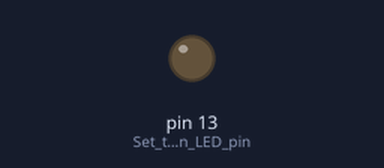
A sketch run on a simulated Arduino Uno, built with avr-gcc and run on an emulated ATmega328P. Shown: output pins drawn as LEDs (lit = HIGH).

Above: at 0.5 s.
At 7.94 s:
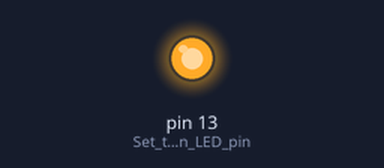
Timing chart, 0 to 8.5 s (numbered marks = the images above):
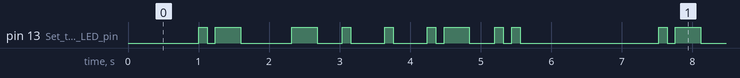

Measured:
- by itself, pin 13 (Set_the_built-in_LED_pin): repeats every 6.5 s: LOW 0.12 s, HIGH 0.36 s, LOW 0.72 s, HIGH 0.36 s, LOW 0.36 s, 2 × (HIGH 0.12 s, LOW 0.48 s), HIGH 0.12 s, LOW 0.12 s, HIGH 0.36 s, LOW 0.36 s, HIGH 0.12 s, LOW 0.12 s, HIGH 0.12 s, LOW 2.0 s, HIGH 0.12 s
- by itself, everything shown: repeats every 6.5 s, in 18 steps

The sketch:

NameInMorse.ino
```cpp
// letters in morse using an array. 1 represents a dot and 2 a dash.
int A[] = {1,2};
int N[] = {2,1};
int E[] = {1};
int L[] = {1,2,1,1};

void setup() {
  pinMode(LED_BUILTIN, OUTPUT); // Set the built-in LED pin as an output
}

// Function to flash the LED for a dot
void dot() {
  digitalWrite(LED_BUILTIN, HIGH); // Turn on the LED
  delay(120);         // Wait for dot duration
  digitalWrite(LED_BUILTIN, LOW);  // Turn off the LED
  delay(120);         // Wait for spacing
}

// Function to flash the LED for a dash
void dash() {
  digitalWrite(LED_BUILTIN, HIGH); // Turn on the LED
  delay(360);        // Wait for dash duration
  digitalWrite(LED_BUILTIN, LOW);  // Turn off the LED
  delay(360);         // Wait for spacing
}

// function to write out my name "Anel" in morse
void anelmorse(){
  // letter 'A' in morse
  for (int i = 0; i < 2; i++) {
    if (A[i] == 1) dot();
    else if (A[i] == 2) dash();
  }
  delay(360); // Gap between letters

  // letter 'N' in morse
  for (int i = 0; i < 2; i++) {
    if (N[i] == 1) dot();
    else if (N[i] == 2) dash();
  }
  delay(360); // Gap between letters

  // letter 'E' in morse although for loop is a bit redundent
  for (int i = 0; i < 1; i++) {
    if (E[i] == 1) dot();
  }
  delay(360); // Gap between letters

  for (int i = 0; i < 4; i++) {
    if (L[i] == 1) dot();
    else if (L[i] == 2) dash();
  }
  delay(840); // Gap between words (end of name)

}

void loop() {

  delay(1000);
  anelmorse();

  }
```
